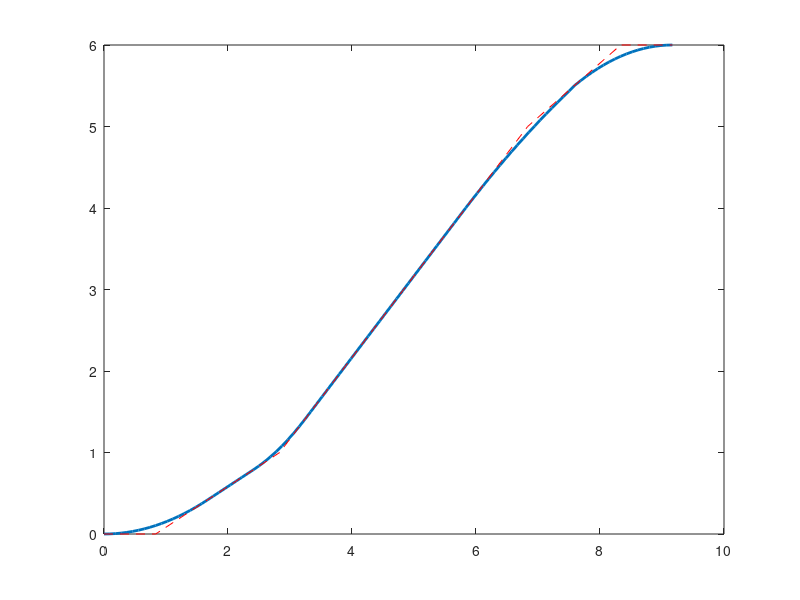
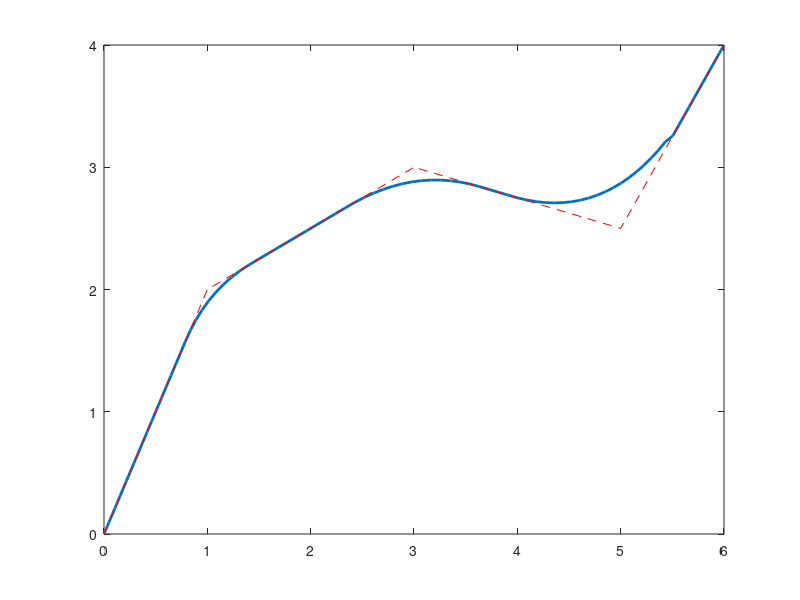

Recreate these plots in MATLAB, in order.
clear; close all;

% Initial constraints
%p = [0,1;5,6;3,3;7,8;1,2];
p = [0,0;1,2;3,3;5,2.5;6,4];
v_max = [1,1];
a_max = [0.6,0.6];

% Initialise parameters
[n,d] = size(p);
t_blend = zeros(1,n);
T = zeros(1,n-1);
v_lin = zeros(n+1,d);
a_blend = zeros(n,d);

% Compute duration and velocity of linear segments
for i = 1:n-1
    T(i) = max( abs(p(i+1,:) - p(i,:))./v_max );
end
T = [1 T 1]; % dummy, will be replaced later
p = [p(1,:); p; p(end,:)]; % duplicate ends
for i = 1:n+1
    v_lin(i,:) = (p(i+1,:) - p(i,:))/T(i);
end

% Compute duration and acceleration of parabolic blends
for i = 1:n
    t_blend(i) = max( abs(v_lin(i+1,:) - v_lin(i,:))./a_max );
    a_blend(i,:) = (v_lin(i+1,:) - v_lin(i,:))/t_blend(i);
end
T(1) = t_blend(1)/2;
T(end) = t_blend(end)/2;
T_stamps = cumsum(T);

% A small test to evalutate the path in time
t = linspace(0,sum(T));
q = zeros(length(t),d);

for i = 1:length(t)
    
    [~,idx] = min(abs(t(i)-T_stamps));
    idx = min(idx, n);
    dt = t(i) - T_stamps(idx);
    
    if abs(dt) <= t_blend(idx)/2 
        q(i,:) = p(idx+1,:) + v_lin(idx,:)*dt + 1/2*a_blend(idx,:)*(dt+t_blend(idx)/2).^2;
    else
        if dt < 0
            idx = idx - 1;
            dt = t(i) - T_stamps(idx);
        end
        q(i,:) = p(idx+1,:) + v_lin(idx+1,:)*dt;
    end
    
end

figure()
plot(t,q(:,1),'LineWidth',2)
line([0 T_stamps],p(:,1),'Color','r','LineStyle','--')

figure()
plot(q(:,1),q(:,2),'LineWidth',2)
line(p(:,1),p(:,2),'Color','r','LineStyle','--')